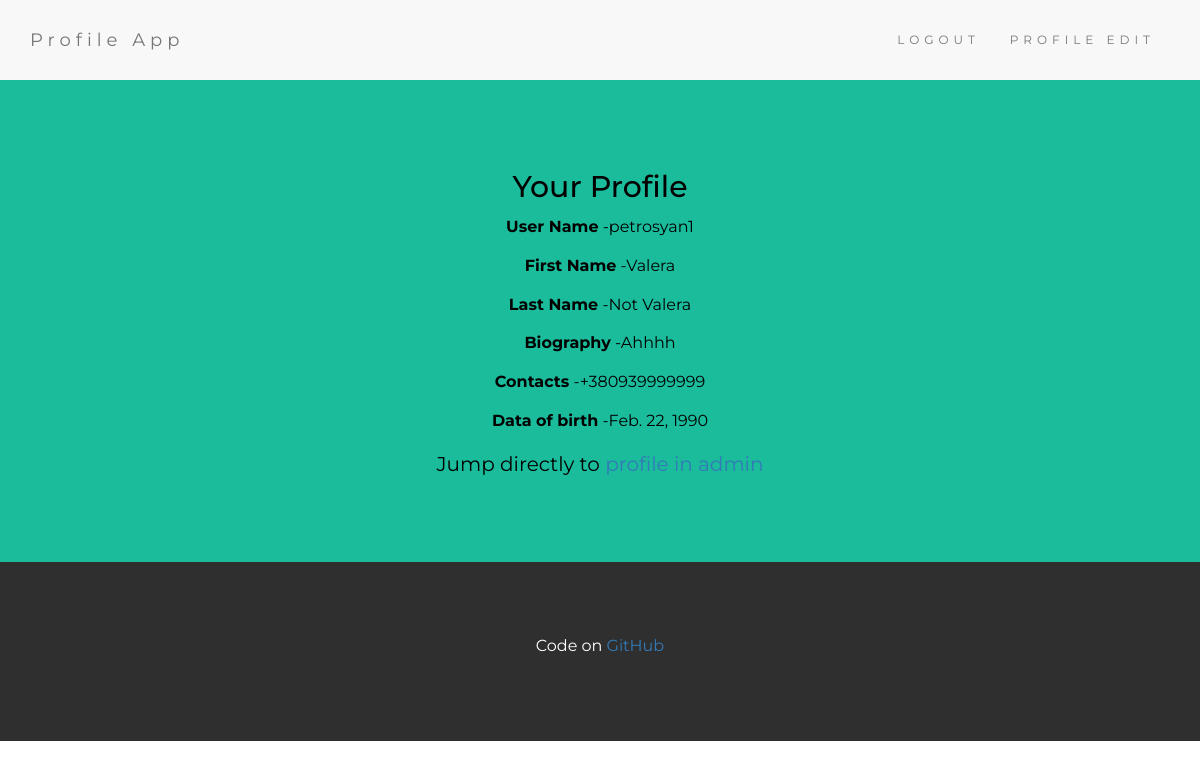
Page / (signed in) on the earlier database version.
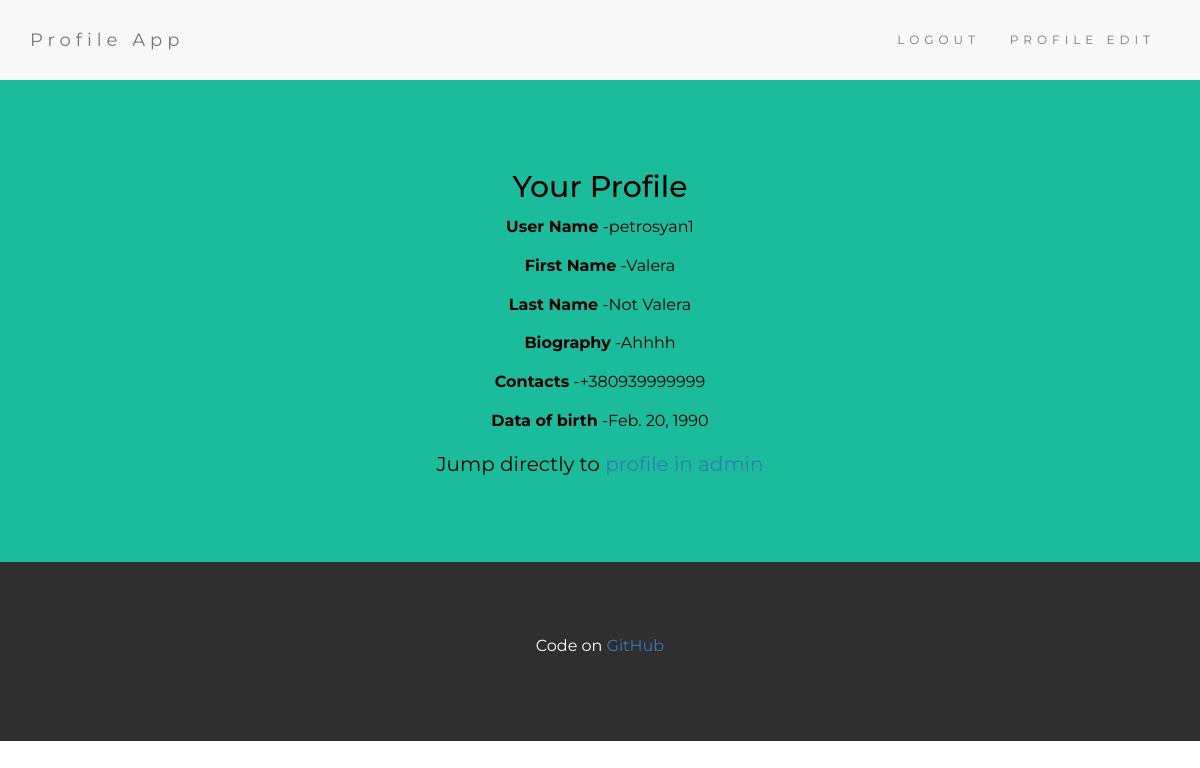
Same page on the later database version.
### profile_app/models.py (models this page shows, shortened)
class Profile(models.Model):
    user = models.OneToOneField(User, on_delete=models.CASCADE)
    first_name = models.CharField(max_length=20, blank=True)
    last_name = models.CharField(max_length=20, blank=True)
    email = models.EmailField(max_length=30, blank=True)
    biography = models.TextField(max_length=500, blank=True)
    contacts = PhoneNumberField(blank=True, null=True,)
    birth_date = models.DateField(null=True, blank=True)
    def to_dict(self):
        dictionary = {"User Name": self.user.username,
                      "First Name": self.first_name,
                      "Last Name": self.last_name,
                      "Email": self.email,
                      "Biography": self.biography,
                      "Contacts": self.contacts,
                      "Data of birth": self.birth_date,
                      }
        return dictionary

### profile_app/views.py (the view)
# urls.py: 2. Add a URL to urlpatterns:  url(r'^$', views.home, name='home')
def home(request):
    return render(request, 'profile_app/home.html', {})

### profile_app/context_processors.py (called while the page is built)
def setting_to_context(request):
    return {
        "settings": settings,
    }

### profile_app/templatetags/app_tags.py (called while the page is built)
@register.inclusion_tag('profile_app/link.html')
def edit_list(request):
    profile = Profile.objects.get(user=request.user)
    return {
        'link': 'admin/profile_app/profile/{}/change/'.format(profile.id),
        'title': 'profile in admin',
    }

### profile_app/templates/profile_app/home.html
{% extends 'profile_app/base.html' %}
{% block content %}
    {% load app_tags %}
    {% if user.username %}
        <h2>Your Profile</h2>
        {%  for key, value in user.profile.to_dict.items %}
            {% if value %}
                <p><b>{{ key }}</b> -{{ value }} </p>
            {% endif %}
        {% endfor %}
        {% edit_list request%}
    {% else %}
        <h2>Welcome</h2>
        <p>Please <a href="{% url 'login' %}">Log In</a> or create <a href="{% url 'signup' %}">New User</a></p>
    {% endif %}
{% endblock content %}

### profile_app/templates/profile_app/base.html (shortened to what this page needs)
{% load staticfiles %}
<!DOCTYPE html>
<html lang="en">
<head>
    <link rel="stylesheet" href="https://maxcdn.bootstrapcdn.com/bootstrap/3.3.7/css/bootstrap.min.css">
    <link rel="stylesheet" href="{% static 'css/profile.css' %}">
</head>
<body>
<nav class="navbar navbar-default">
  <div class="container">
    <div class="navbar-header">
      <a class="navbar-brand" href="/">Profile App</a>
    </div>
    <div class="collapse navbar-collapse" id="myNavbar">
      <ul class="nav navbar-nav navbar-right">
            {% if user.username %}
                <li><a href="/logout">LOGOUT</a></li>
                <li><a href="/profile">PROFILE EDIT</a></li>
            {% else %}
                <li><a href="/login">LOGIN</a></li>
                <li><a href="/signup">SIGN UP</a></li>
            {% endif %}
      </ul>
    </div>
  </div>
</nav>
<div class="container-fluid bg-1 text-center">
  <p>{% block content %}{% endblock content %}</p>
</div>
<footer class="container-fluid-footer bg-4 text-center">
  <p>Code on  <a href="https://github.com/DanilaOak/Profile_app">GitHub</a></p>
</footer>
</body>

### profile_app/templates/profile_app/link.html
Jump directly to <a href="{{ link }}">{{ title }}</a>

### profile_app/static/css/profile.css (style rules this page uses)
body { font: 20px Montserrat, sans-serif; line-height: 1.8; color: #f5f6f7; }
p { font-size: 16px; }
.bg-1 { background-color: #1abc9c; color: #000000; }
.bg-4 { background-color: #2f2f2f; color: #fff; }
.container-fluid { padding-top: 70px; padding-bottom: 70px; min-height: 450px; }
.container-fluid-footer { padding-top: 70px; padding-bottom: 70px; }
.navbar { padding-top: 15px; padding-bottom: 15px; border: 0; border-radius: 0; margin-bottom: 0; font-size: 12px; letter-spacing: 5px; }

Differences in the rows shown:
changed Profile "Valera": birth_date "1990-02-22" → "1990-02-20" (drawn)
Other differences:
new list line: "Data of birth -"
new list line: "Feb. 20, 1990"
list line gone: "Data of birth -"
list line gone: "Feb. 22, 1990"
